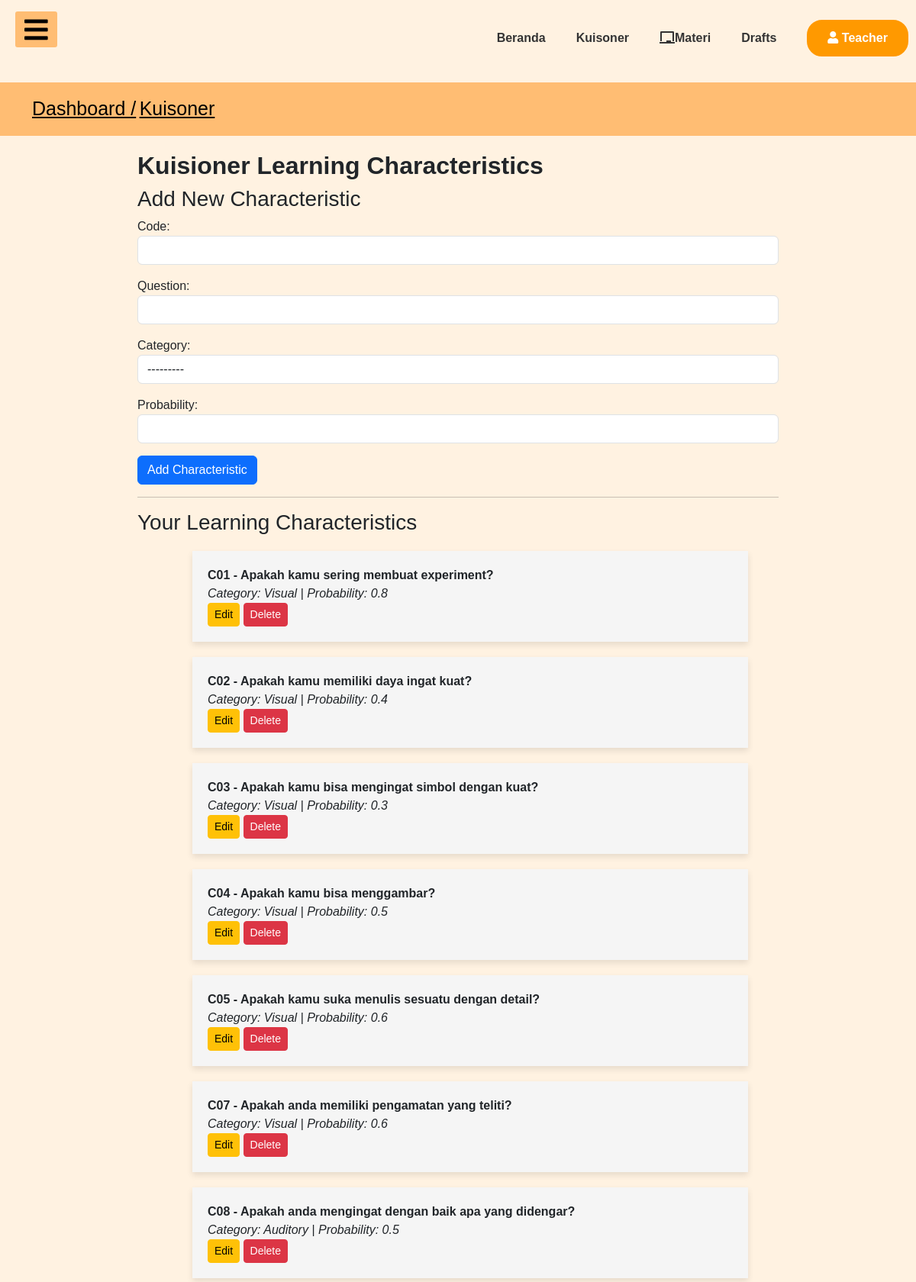
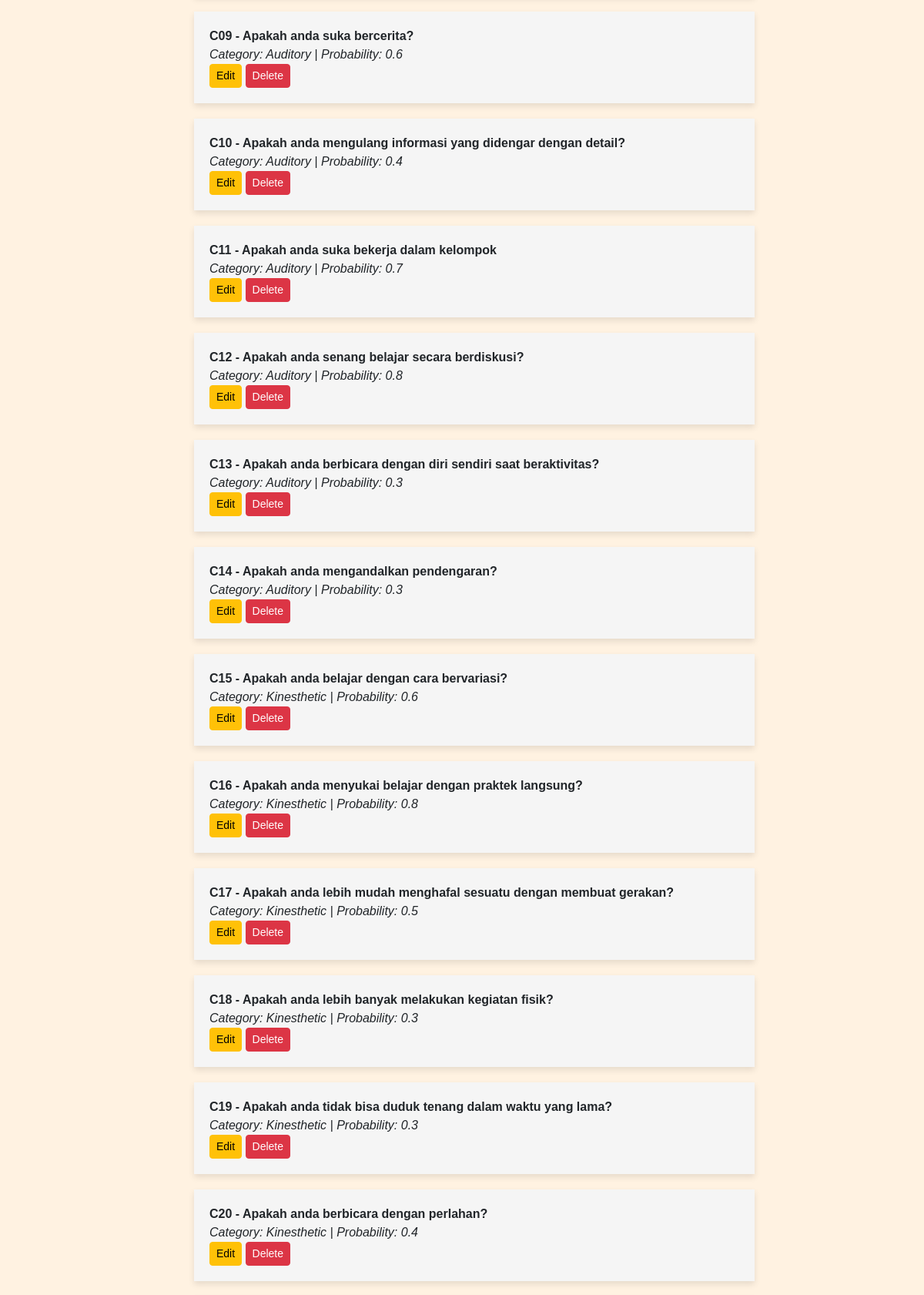
Screenshot of /courses_app/kuisoner/ (signed in, upper part) with the database file from the repository (2 pictures, top to bottom).
### learning_style/models.py (models this page shows, shortened)
class LearningCharacteristic(models.Model):
    code = models.CharField(max_length=5)
    question = models.CharField(max_length=255)
    category = models.CharField(max_length=20, choices=[
        ('Visual', 'Visual'),
        ('Auditory', 'Auditory'),
        ('Kinesthetic', 'Kinesthetic'),
    ])
    probability = models.FloatField()

### courses_app/views.py (the view)
# urls.py: path('kuisoner/', views.kuisoner_view, name='kuisoner'),
@login_required
def kuisoner_view(request):
    if request.method == 'POST':
        if 'add' in request.POST:
            form = LearningCharacteristicForm(request.POST)
            if form.is_valid():
                form.save()  # Menyimpan data baru
                return redirect('kuisoner')  # Redirect ke halaman kuisoner setelah menyimpan
        elif 'edit' in request.POST:
            characteristic_id = request.POST.get('characteristic_id')
            characteristic = get_object_or_404(LearningCharacteristic, id=characteristic_id)
            form = LearningCharacteristicForm(request.POST, instance=characteristic)
            if form.is_valid():
                form.save()  # Menyimpan data yang telah diubah
                return redirect('kuisoner')
        elif 'delete' in request.POST:
            characteristic_id = request.POST.get('characteristic_id')
            characteristic = get_object_or_404(LearningCharacteristic, id=characteristic_id)
            characteristic.delete()  # Menghapus data
            return redirect('kuisoner')
    else:
        form = LearningCharacteristicForm()
    characteristics = LearningCharacteristic.objects.all().order_by('code')  # Mengurutkan berdasarkan 'code'
    return render(request, 'courses_app/kuisoner.html', {
        'form': form,
        'characteristics': characteristics  # Kirimkan daftar data ke template
    })

### courses_app/forms.py
class LearningCharacteristicForm(forms.ModelForm):
    class Meta:
        model = LearningCharacteristic
        fields = ('code', 'question', 'category', 'probability')
        widgets ={
            'code': forms.TextInput(attrs={'class':'form-control'}),
            'question': forms.TextInput(attrs={'class':'form-control'}),
            'category': forms.Select(attrs={'class':'form-control'}),
            'probability': forms.NumberInput(attrs={'class':'form-control'}),
        }

### courses_app/templates/courses_app/kuisoner.html (shortened to what this page needs)
{% extends 'dashboard_app/base_dashboard_teacher.html' %}
{% load static %}
{% block head_block %}
<link rel="stylesheet" href="{% static 'css/kuisoner.css' %}">
{% endblock %}
{% block body_block %}
<div class="py-3" style="background:#FFBD73">
    <div class="container nav-jejak">
      <a class="text-black" href="{% url 'user_app:dashboard' %}" style="font-size: 25px;"> Dashboard /</a>
      <a class="text-black" href="#" style="font-size: 25px;"> Kuisoner</a>
    </div>
</div>
<div class="item">
<h2><strong >Kuisioner Learning Characteristics</strong></h2>
  <h3>Add New Characteristic</h3>
  <form method="POST" class="post-form" enctype="multipart/form-data">
    {{ form.as_p }}
    <button type="submit" class="btn btn-primary" name="add">Add Characteristic</button>
  </form>
  <hr>
  <h3>Your Learning Characteristics</h3>
  <ul>
    {% for characteristic in characteristics %}
      <li>
        <strong>{{ characteristic.code }} - {{ characteristic.question }}</strong> <br>
        <em>Category: {{ characteristic.category }} | Probability: {{ characteristic.probability }}</em> <br>
        <button class="btn btn-warning btn-sm" data-toggle="modal" data-target="#editModal{{ characteristic.id }}">Edit</button>
        <form method="POST" style="display:inline;">
          <button type="submit" class="btn btn-danger btn-sm" name="delete">Delete</button>
        </form>
      </li>
    {% empty %}
      <li>No characteristics available.</li>
    {% endfor %}
  </ul>
</div>
{% endblock %}

### static/css/base_dashboard.css (style rules this page uses)
* { padding: 0; margin: 0; list-style: none; text-decoration: none; }
body { font-family: 'Roboto', sans-serif; background-color: #FFF2E1; }
* { box-sizing: border-box; }
body { font-family: Arial, Helvetica, sans-serif; margin: 0; }

### courses_app/static/css/kuisoner.css (style rules this page uses)
.item { margin: 20px 15%; }
.item ul li { background-color: whitesmoke; box-shadow: 0 4px 8px rgba(0, 0, 0, 0.1); transition: transform 0.2s; padding: 20px; margin: 20px; }
.item ul { margin: 20px; }

### rows the page displays
LearningCharacteristic: code "C01", question "Apakah kamu sering membuat experiment?", category "Visual", probability "0.8"
LearningCharacteristic: code "C02", question "Apakah kamu memiliki daya ingat kuat?", category "Visual", probability "0.4"
LearningCharacteristic: code "C03", question "Apakah kamu bisa mengingat simbol dengan kuat?", category "Visual", probability "0.3"
LearningCharacteristic: code "C04", question "Apakah kamu bisa menggambar?", category "Visual", probability "0.5"
LearningCharacteristic: code "C05", question "Apakah kamu suka menulis sesuatu dengan detail?", category "Visual", probability "0.6"
LearningCharacteristic: code "C07", question "Apakah anda memiliki pengamatan yang teliti?", category "Visual", probability "0.6"
LearningCharacteristic: code "C08", question "Apakah anda mengingat dengan baik apa yang didengar?", category "Auditory", probability "0.5"
LearningCharacteristic: code "C09", question "Apakah anda suka bercerita?", category "Auditory", probability "0.6"
LearningCharacteristic: code "C10", question "Apakah anda mengulang informasi yang didengar dengan detail?", category "Auditory", probability "0.4"
LearningCharacteristic: code "C11", question "Apakah anda suka bekerja dalam kelompok", category "Auditory", probability "0.7"
LearningCharacteristic: code "C12", question "Apakah anda senang belajar secara berdiskusi?", category "Auditory", probability "0.8"
LearningCharacteristic: code "C13", question "Apakah anda berbicara dengan diri sendiri saat beraktivitas?", category "Auditory", probability "0.3"
LearningCharacteristic: code "C14", question "Apakah anda mengandalkan pendengaran?", category "Auditory", probability "0.3"
LearningCharacteristic: code "C15", question "Apakah anda belajar dengan cara bervariasi?", category "Kinesthetic", probability "0.6"
LearningCharacteristic: code "C16", question "Apakah anda menyukai belajar dengan praktek langsung?", category "Kinesthetic", probability "0.8"
LearningCharacteristic: code "C17", question "Apakah anda lebih mudah menghafal sesuatu dengan membuat gerakan?", category "Kinesthetic", probability "0.5"
LearningCharacteristic: code "C18", question "Apakah anda lebih banyak melakukan kegiatan fisik?", category "Kinesthetic", probability "0.3"
LearningCharacteristic: code "C19", question "Apakah anda tidak bisa duduk tenang dalam waktu yang lama?", category "Kinesthetic", probability "0.3"
LearningCharacteristic: code "C20", question "Apakah anda berbicara dengan perlahan?", category "Kinesthetic", probability "0.4"
